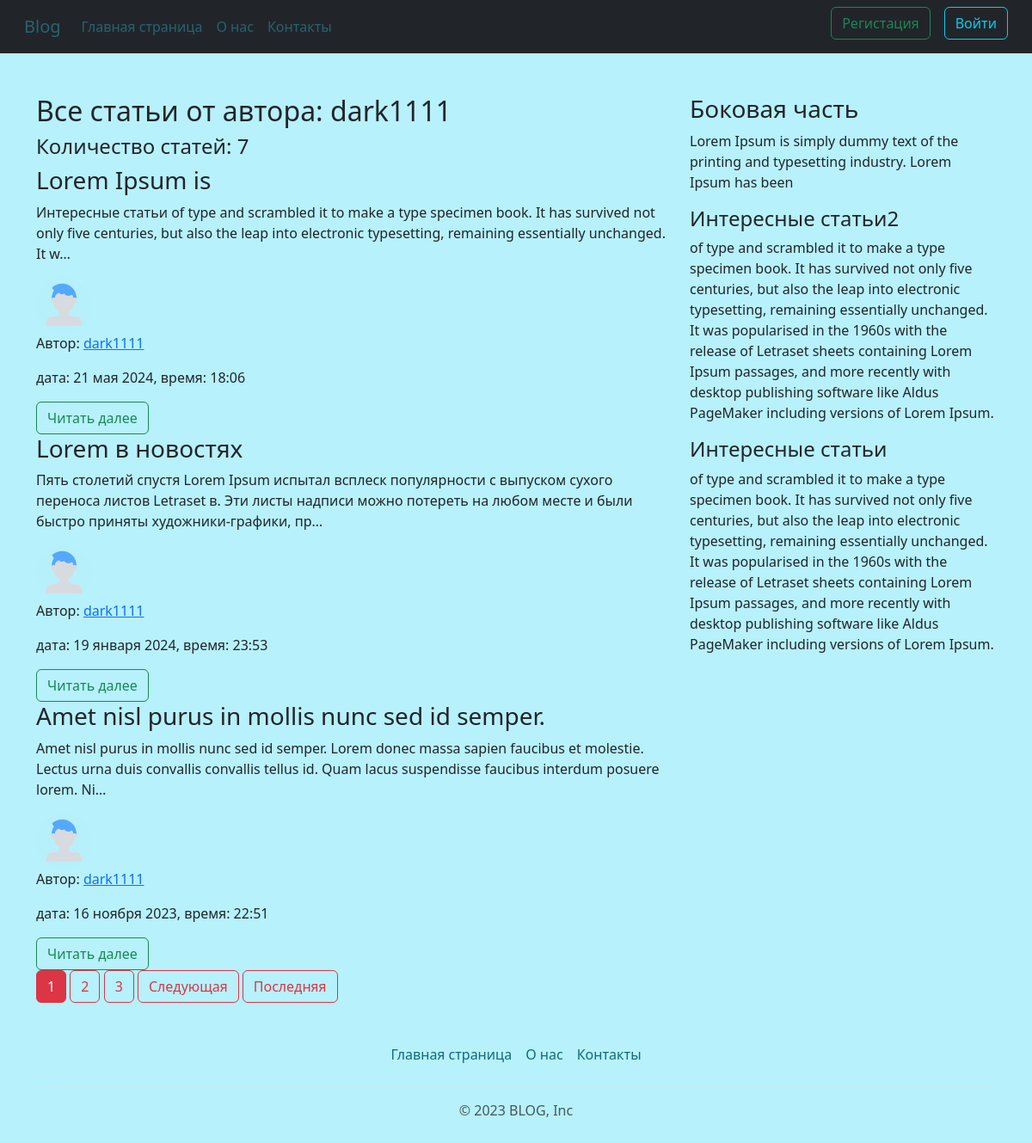
/blog/user/dark1111, run on the app's committed database.
### blog/models.py (models this page shows, shortened)
class News(models.Model):
    title = models.CharField('Название статьи',max_length=100, unique=True)
    text = models.TextField('Основной текст статьи')
    date = models.DateTimeField('Дата',default=timezone.now)
    avt = models.ForeignKey(User,verbose_name='Автор', on_delete=models.CASCADE)
    views = models.IntegerField('Просмотры',default=1)
    class Meta:
        verbose_name = 'Новость',
        verbose_name_plural = 'Новости'

### user1/models.py (models this page shows, shortened)
class Profiles(models.Model):
    user = models.OneToOneField(User, on_delete=models.CASCADE)
    img = models.ImageField('Фото пользователя', default='7065729.png', upload_to='user_img')
    ac_type = models.CharField(choices=TYPE_CHOS, default='Бесплатный пакет', max_length=30)
    class Meta:
        verbose_name = 'Профайл',
        verbose_name_plural = 'Профайлы'

### blog/views.py (the view, shortened to what this page needs)
# urls.py: path('user/<str:username>', views.UserNewsView.as_view(), name='user-news'),
class UserNewsView(ListView):
    model = News
    template_name = 'blog/user_news.html'
    context_object_name = 'news'
    paginate_by = 3
    def get_queryset(self):
        user = get_object_or_404(User, username=self.kwargs.get('username'))
        return News.objects.filter(avt=user).order_by('-date')
    def get_context_data(self, **kwargs):
        ctx = super(UserNewsView, self).get_context_data(**kwargs)
        ctx['title'] = f"Статьи от пользователя: {self.kwargs.get('username')}"
        return ctx

### blog/templates/blog/user_news.html (shortened to what this page needs)
{% extends 'blog/base.html' %}
{% block content %}
<h2>Все статьи от автора: {{ view.kwargs.username }} </h2>
<h4>Количество статей: {{ page_obj.paginator.count }}</h4>
{% for post in news %}
<div>
 <h3>{{ post.title }}</h3>
<p>{{ post.text|truncatechars:200  }}</p>
<div class="row">
    <div>
        <img src="{{ post.avt.profiles.img.url }}" alt="{{ post.avt }}" class="user_imeg">
    </div>
</div>
 <p>Автор: <a href="{% url 'user-news' post.avt %}"> {{ post.avt }} </a></p>
    <p> дата: {{ post.date|date:'d E Y, время: H:i' }}</p>
<a href="{% url 'news-detail' post.id %}" class="btn btn-outline-success">Читать далее</a>
</div>
{% endfor %}
{% if is_paginated %}
    {% for num in page_obj.paginator.page_range %}
        {% if num == page_obj.number  %}
        <button class="btn btn-danger">{{ num }}</button>
        {% elif num > page_obj.number|add:'-3' and  num < page_obj.number|add:'3' %}
        <a href="?page={{ num }}" class="btn btn-outline-danger">{{ num }}</a>
        {% endif %}
    {% endfor %}
    {% if page_obj.has_next %}
    <a href="?page={{ page_obj.next_page_number }}"  class="btn btn-outline-danger">Следующая</a>
    <a href="?page={{ page_obj.paginator.num_pages }}"  class="btn btn-outline-danger">Последняя</a>
    {% endif %}
{% endif %}
{% endblock %}
{% block aside_block %}
<h4 class="mt-2">Интересные статьи2</h4>
<p>of type and scrambled it to make a type specimen book. It has survived not only five centuries,
    but also the leap into electronic typesetting, remaining essentially unchanged. It was popularised
    in the 1960s with the release of Letraset sheets containing Lorem Ipsum passages, and more recently
    with desktop publishing software like Aldus PageMaker including versions of Lorem Ipsum.</p>
<h4 class="mt-2">Интересные статьи</h4>
<p>of type and scrambled it to make a type specimen book. It has survived not only five centuries,
    but also the leap into electronic typesetting, remaining essentially unchanged. It was popularised
    in the 1960s with the release of Letraset sheets containing Lorem Ipsum passages, and more recently
    with desktop publishing software like Aldus PageMaker including versions of Lorem Ipsum.</p>
{% endblock %}

### blog/static/blog/main.css (style rules this page uses)
body { background-color: #31d8f959!important; }
.user_imeg { height:64px; width:65px; border-radius:50%; margin-height:10px; }

### data on the page
News: title "Lorem Ipsum is", text "Интересные статьи of type and scrambled it to make a type specimen book. It has survived not only five centuries, but also the leap into electronic typesetting, remaining essentially unchanged. It w…", avt.profiles.img (picture), avt "dark1111", date "21 мая 2024, время: 18:06"
News: title "Lorem в новостях", text "Пять столетий спустя Lorem Ipsum испытал всплеск популярности с выпуском сухого переноса листов Letraset в. Эти листы надписи можно потереть на любом месте и были быстро приняты художники-графики, пр…", avt.profiles.img (picture), avt "dark1111", date "19 января 2024, время: 23:53"
News: title "Amet nisl purus in mollis nunc sed id semper.", text "Amet nisl purus in mollis nunc sed id semper. Lorem donec massa sapien faucibus et molestie. Lectus urna duis convallis convallis tellus id. Quam lacus suspendisse faucibus interdum posuere lorem. Ni…", avt.profiles.img (picture), avt "dark1111", date "16 ноября 2023, время: 22:51"

### other printed values
{{ view.kwargs.username }} "dark1111"
{{ page_obj.paginator.count }} "7"
{{ num }} "1"
{{ num }} "2" "3"
